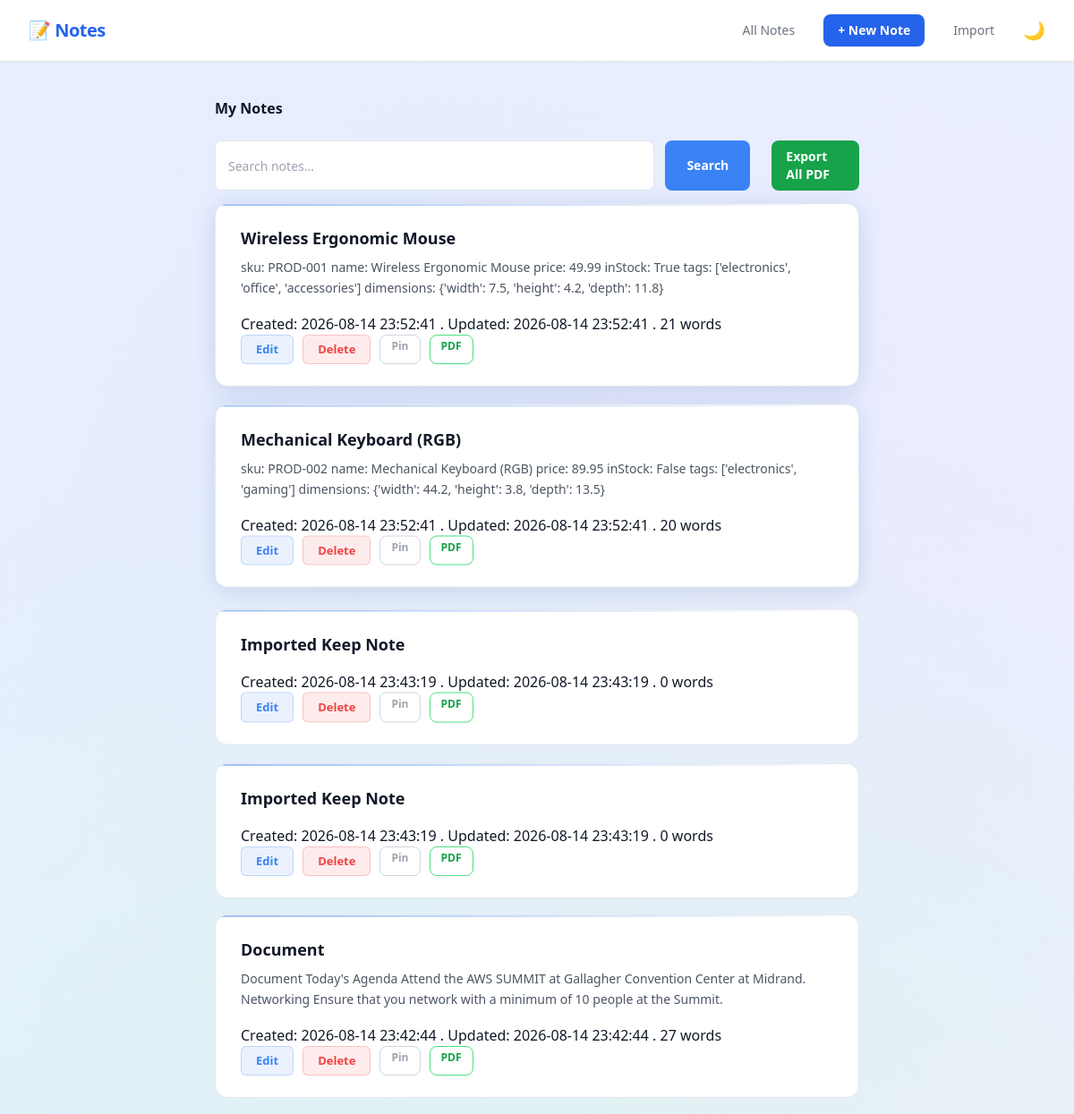
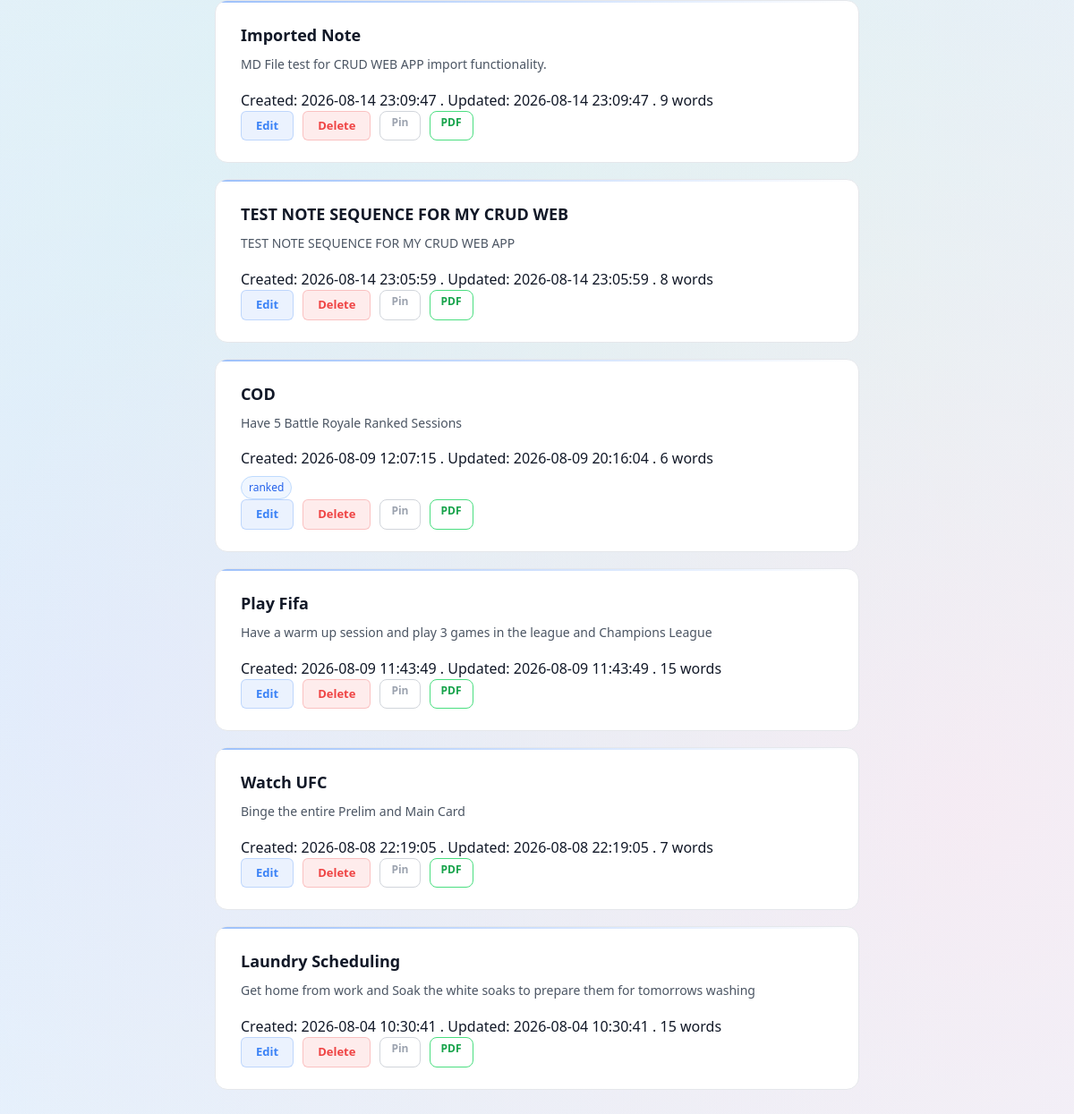
The page / on the database its author committed (2 pictures, top to bottom).
### tables this page shows
CREATE TABLE notes (
            id INTEGER PRIMARY KEY AUTOINCREMENT,
            title TEXT NOT NULL,
            content TEXT NOT NULL
        , is_pinned INTEGER DEFAULT 0, created_at TEXT, updated_at TEXT, word_count INTEGER DEFAULT 0);

CREATE TABLE tags (
            id INTEGER PRIMARY KEY AUTOINCREMENT,
            name TEXT NOT NULL UNIQUE
        );

### app.py (the view)
@app.route('/')
def index():
    conn = get_connection()
    query = request.args.get('q', '')
    search_term = f"%{query}%"
    if query:
        notes = conn.execute(
            'SELECT * FROM notes WHERE title LIKE ? OR content LIKE ? ORDER BY is_pinned DESC, created_at DESC',
            (search_term, search_term)
        ).fetchall()
    else:
        notes = conn.execute(
            'SELECT * FROM notes ORDER BY is_pinned DESC, created_at DESC'
        ).fetchall()
    notes = [dict(note) for note in notes]
    for note in notes:
        tags = conn.execute('''
            SELECT tags.name FROM tags
            JOIN note_tags ON tags.id = note_tags.tag_id
            WHERE note_tags.note_id = ?
        ''', (note['id'],)).fetchall()
        note['tags'] = [tag['name'] for tag in tags]
    conn.close()
    return render_template('index.html', notes=notes, query=query or '')

### database.py (called while the page is built)
def get_connection():
    conn = sqlite3.connect('notes.db')
    conn.row_factory = sqlite3.Row
    return conn

### templates/index.html (shortened to what this page needs)
{% extends "base.html" %}
{% block content %}
<h1 class="text-2x1 font-bold mb-6 text-gray-900 dark:text-white">My Notes</h1>
<form method="GET" action="{{ url_for('index') }}" class="mb-6">
    <div class="flex gap-3">
        <input
            type="text"
            name="q"
            value="{{ query }}"
            placeholder="Search notes..."
            class="search-input"
        >
        <button type="submit" class="bg-blue-600 text-white px-4 py-2 rounded-lg text-sm font-semibold hover:bg-blue-700 transition-colors">
            Search
        </button>
        <a href="{{ url_for('export_all_notes') }}" class="bg-green-600 hover:bg-green-700 text-white text-sm font-semibold px-4 py-2 rounded-lg transition-colors">
            Export All PDF
        </a>
    </div>
</form>
{% if notes %}
    {% for note in notes %}
    <div class="note-card">
        <h2 class="text-gray-900 dark:text-white font-bold text-lg mb-2">{{ note['title'] }}</h2>
        <p class="text-gray-600 dark:text-gray-300 text-sm leading-relaxed mb-4">{{ note['content'] }}</p>
        <p class="note-meta">
            Created: {{ note['created_at'] }} .
            Updated: {{ note['updated_at'] }} .
            {{ note['word_count'] }} words
        </p>
        {% if note['tags'] %}
        <div class="flex flex-wrap gap-2 mt-2">
            {% for tag in note['tags'] %}
            <span class="text-xs font-medium px-2 py-1 rounded-full bg-blue-50 text-blue-600 border border-blue-200">
                {{ tag }}
            </span>
            {% endfor %}
        </div>
        {% endif %}
        <div class="note-actions">
            <a href="{{ url_for('edit', note_id=note['id'])}}" class="btn-edit">Edit</a>
            <a href="{{ url_for('delete', note_id=note['id'])}}" class="btn-delete">Delete</a>
            <a href="{{ url_for('pin', note_id=note['id'])}}" class="text-xs font-semibold px-3 py-1 rounded-lg border
                {% if note['is_pinned'] %}
                    border-yellow-400 text-yellow-500 bg-yellow-50
                {% else %}
                    border-gray-300 text-gray-400
                {% endif %}">
                {% if note['is_pinned'] %}📌 Pinned{% else %}Pin{% endif %}
            </a>
            <a href="{{ url_for('export_note', note_id=note['id']) }}" class="text-xs font-semibold px-3 py-1 rounded-lg border border-green-400 text-green-600 hover:bg-green-600 hover:text-white transition-colors">
                PDF
            </a>
        </div>
    </div>
    {% endfor %}
{% else %}
<div class="empty-state">
    <p>No notes yet. <a href="{{ url_for('create')}}">Create your first note →.</a></p>
</div>
{% endif %}
{% endblock %}

### static/style.css (style rules this page uses)
:root { --bg: #f9fafb; --surface: #ffffff; --border: #e5e7eb; --text: #111827; --text-muted: #6b7280; --text-subtle: #9ca3af; --nav-bg: #ffffff; --input-bg: #ffffff; --accent: #3b82f6; }
.note-card { background: var(--surface); border: 1px solid var(--border); border-radius: 14px; padding: 24px 28px; margin-bottom: 18px; position: relative; overflow: hidden; transition: background 0.4s, border-color 0.3s, box-shadow 0.3s; animation: pulseGlow 3s ease-in-out infinite, floatCard 4s ease-in-out infinite; }
.note-card:nth-child(3) { animation-delay: 2s, 2.6s; }
.note-card:nth-child(4) { animation-delay: 0.5s, 0.8s; }
.note-card:nth-child(5) { animation-delay: 1.5s, 1.8s; }
.note-card:nth-child(6) { animation-delay: 2.5s, 2.8s; }
html:not(.dark) .note-card::after { background: linear-gradient( 90deg, transparent, rgba(59, 130, 246, 0.08), rgba(100, 130, 255, 0.18), rgba(59, 130, 246, 0.08), transparent ); }
html:not(.dark) .note-card { animation: pulseGlowLight 3s ease-in-out infinite, floatCard 4s ease-in-out infinite; }
html:not(.dark) .note-card:nth-child(3) { animation-delay: 2s; }
.note-card::after { content: ''; position: absolute; top: 0; left: -100%; width: 55%; height: 100%; background: linear-gradient( 90deg, transparent, rgba(255, 255, 255, 0.12), transparent ); animation: shimmer 4ss ease-in-out infinite; z-index: 2; }
.note-card:nth-child(3)::after { animation-delay: 2.6s; }
.note-card:nth-child(4)::after { animation-delay: 0.6s; }
.note-card:nth-child(5)::after { animation-delay: 1.9s; }
.note-card:nth-child(6)::after { animation-delay: 3.2s; }
.note-card::before { content: ''; position: absolute; top: 0; left: 0; right: 0; height: 2px; background: linear-gradient(90deg, var(--accent), transparent); opacity: 0.5; z-index: 1; }
input[type="text"], textarea { width: 100%; padding: 10px 14px; background-color: var(--input-bg); border: 1px solid var(--border); border-radius: 8px; color: var(--text); font-size: 14px; font-family: inherit; outline: none; transition: border-color 0.2s, background-color 0.3s; }
button[type="submit"] { background: #3b82f6; color: white; padding: 10px 24px; border: none; border-radius: 8px; font-size: 14px; font-weight: 600; cursor: pointer; transition: background 0.2s; }
form a { font-size: 14px; color: var(--text-muted); text-decoration: none; margin-left: 12px; }
.search-input { background-color: var(--input-bg); border: 1px solid var(--border); color: var(--text); border-radius: 8px; padding: 8px 14px; font-size: 14px; width: 100%; outline: none; transition: border-color 0.2s, background-color 0.3s; }
.note-actions { display: flex; gap: 10px; flex-wrap: wrap; }
.btn-edit { font-size: 13px; font-weight: 600; text-decoration: none; padding: 6px 16px; border-radius: 6px; background: rgba(59,130,246,0.1); color: #3b82f6; border: 1px solid rgba(59,130,246,0.25); transition: all 0.2s; }
.btn-delete { font-size: 13px; font-weight: 600; text-decoration: none; padding: 6px 16px; border-radius: 6px; background: rgba(239,68,68,0.1); color: #ef4444; border: 1px solid rgba(239,68,68,0.25); transition: all 0.2s; }

### rows shown on the page
notes: title "Wireless Ergonomic Mouse", content "sku: PROD-001 name: Wireless Ergonomic Mouse price: 49.99 inStock: True tags: ['electronics', 'office', 'accessories'] dimensions: {'width': 7.5, 'height': 4.2, 'depth': 11.8}", created_at "2026-08-14 23:52:41", updated_at "2026-08-14 23:52:41", word_count "21", is_pinned "Pin"
notes: title "Mechanical Keyboard (RGB)", content "sku: PROD-002 name: Mechanical Keyboard (RGB) price: 89.95 inStock: False tags: ['electronics', 'gaming'] dimensions: {'width': 44.2, 'height': 3.8, 'depth': 13.5}", created_at "2026-08-14 23:52:41", updated_at "2026-08-14 23:52:41", word_count "20", is_pinned "Pin"
notes: title "Imported Keep Note", created_at "2026-08-14 23:43:19", updated_at "2026-08-14 23:43:19", word_count "0", is_pinned "Pin"
notes: title "Imported Keep Note", created_at "2026-08-14 23:43:19", updated_at "2026-08-14 23:43:19", word_count "0", is_pinned "Pin"
notes: title "Document", content "Document Today's Agenda Attend the AWS SUMMIT at Gallagher Convention Center at Midrand. Networking Ensure that you network with a minimum of 10 people at the Summit.", created_at "2026-08-14 23:42:44", updated_at "2026-08-14 23:42:44", word_count "27", is_pinned "Pin"
notes: title "Imported Note", content "MD File test for CRUD WEB APP import functionality.", created_at "2026-08-14 23:09:47", updated_at "2026-08-14 23:09:47", word_count "9", is_pinned "Pin"
notes: title "TEST NOTE SEQUENCE FOR MY CRUD WEB", content "TEST NOTE SEQUENCE FOR MY CRUD WEB APP", created_at "2026-08-14 23:05:59", updated_at "2026-08-14 23:05:59", word_count "8", is_pinned "Pin"
notes: title "COD", content "Have 5 Battle Royale Ranked Sessions", created_at "2026-08-09 12:07:15", updated_at "2026-08-09 20:16:04", word_count "6", is_pinned "Pin"
tags: name "ranked"
notes: title "Play Fifa", content "Have a warm up session and play 3 games in the league and Champions League", created_at "2026-08-09 11:43:49", updated_at "2026-08-09 11:43:49", word_count "15", is_pinned "Pin"
notes: title "Watch UFC", content "Binge the entire Prelim and Main Card", created_at "2026-08-08 22:19:05", updated_at "2026-08-08 22:19:05", word_count "7", is_pinned "Pin"
notes: title "Laundry Scheduling", content "Get home from work and Soak the white soaks to prepare them for tomorrows washing", created_at "2026-08-04 10:30:41", updated_at "2026-08-04 10:30:41", word_count "15", is_pinned "Pin"
